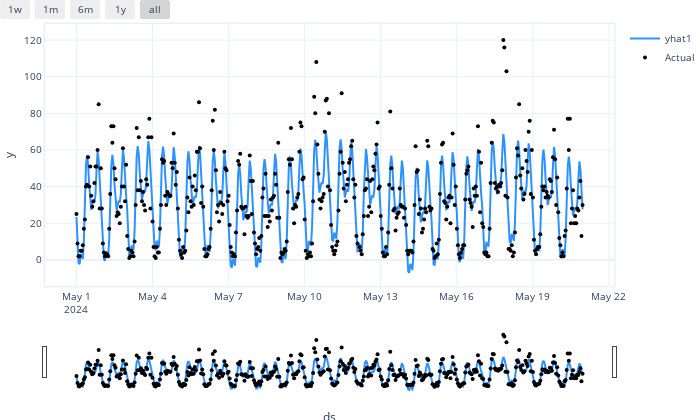

The code cell stored with this chart in its notebook:
### Code cell
predicted = model.predict(hourly_demand_airport)
forecast = model.predict(hourly_demand_airport)
model.plot(forecast)

### Figure 1 — Plotly figure (JSON) as saved in the notebook; plotly's stock layout.template omitted (floating-point values rounded to 4 significant figures; data arrays with more than 128 entries replaced by an {"elided": "..."} marker saying what was removed)
{"data": [{"fill": "none", "line": {"color": "rgba(45, 146, 255, 1.0)", "width": 2}, "mode": "lines", "name": "yhat1", "type": "scatter", "x": {"elided": "479 str values"}, "y": {"elided": "479 float values"}}, {"marker": {"color": "black", "size": 4}, "mode": "markers", "name": "Actual", "type": "scatter", "x": {"elided": "479 str values"}, "y": {"elided": "479 int values"}}], "layout": {"autosize": true, "font": {"size": 10}, "height": 420, "hovermode": "x unified", "margin": {"b": 0, "l": 0, "pad": 0, "r": 10, "t": 10}, "showlegend": true, "title": {"font": {"size": 12}}, "width": 700, "xaxis": {"linewidth": 1.5, "mirror": true, "rangeselector": {"buttons": [{"count": 7, "label": "1w", "step": "day", "stepmode": "backward"}, {"count": 1, "label": "1m", "step": "month", "stepmode": "backward"}, {"count": 6, "label": "6m", "step": "month", "stepmode": "backward"}, {"count": 1, "label": "1y", "step": "year", "stepmode": "backward"}, {"step": "all"}]}, "rangeslider": {"visible": true}, "showline": true, "title": {"text": "ds"}, "type": "date"}, "yaxis": {"linewidth": 1.5, "mirror": true, "showline": true, "title": {"text": "y"}}}}
